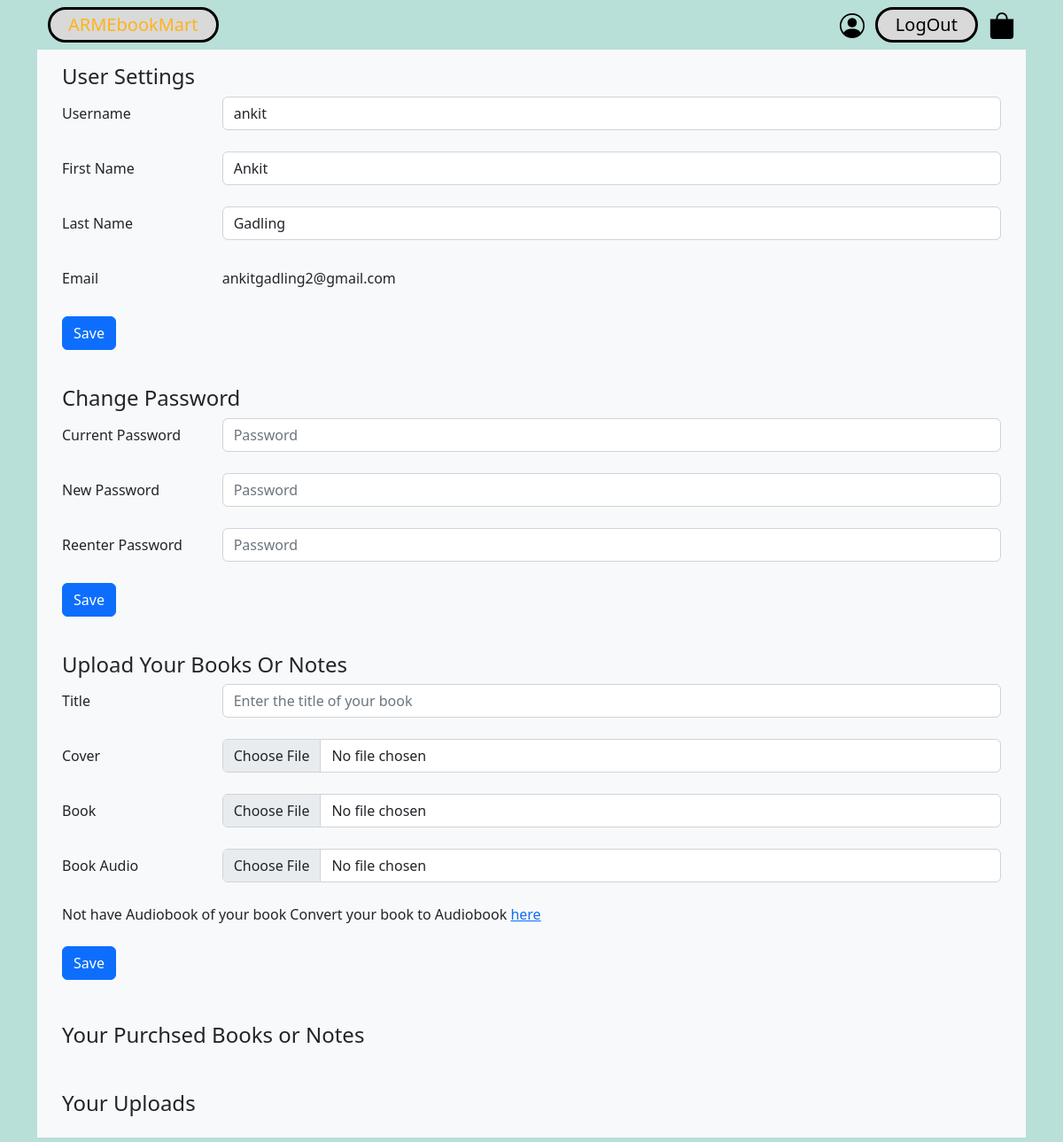
Page /user/ (signed in) on the earlier database version.
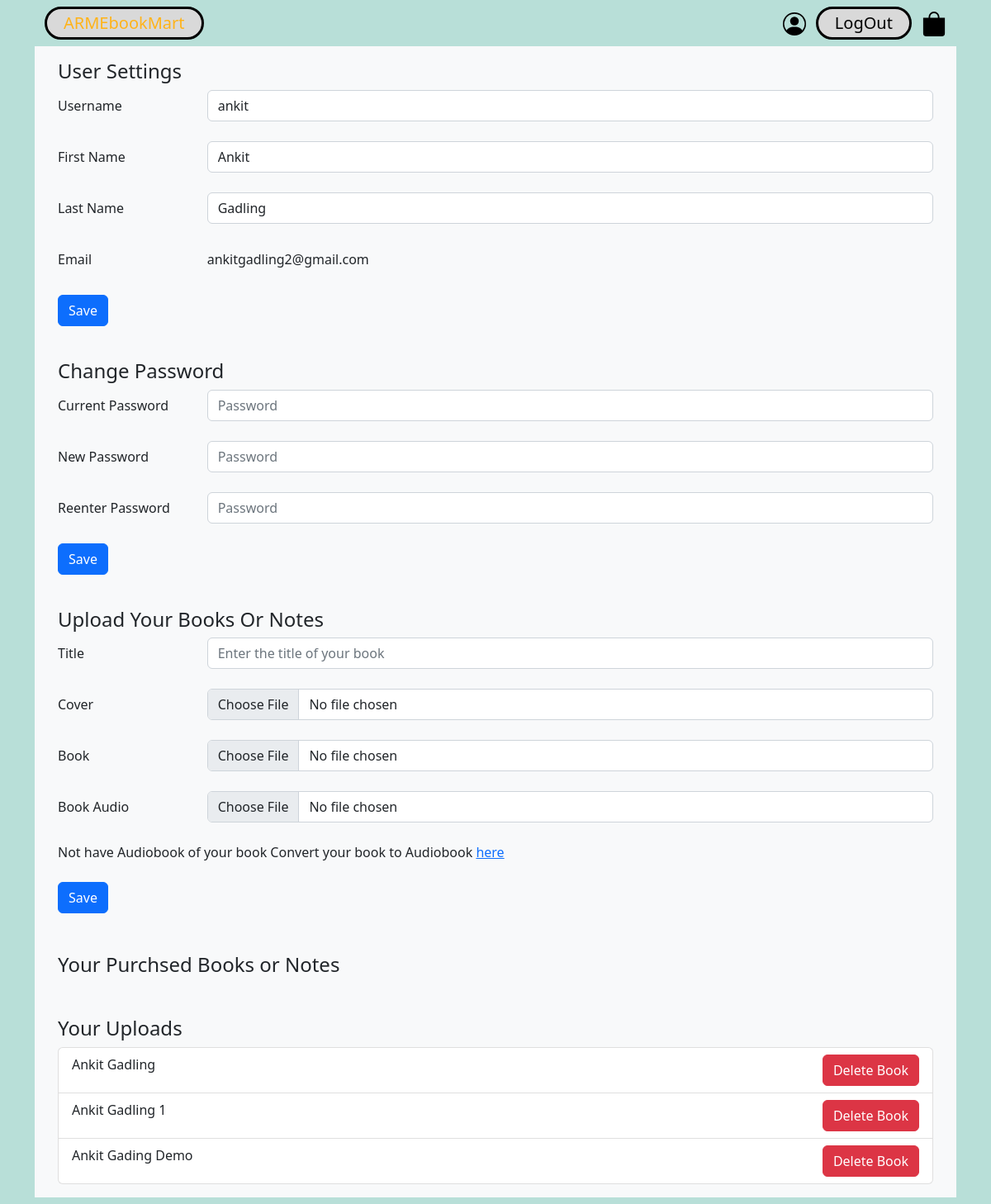
Same page on the later database version.
### ebooks/models.py (models this page shows, shortened)
class UserEbook(models.Model):
    author=models.ForeignKey(User, default=None,on_delete=models.CASCADE )
    title=models.CharField(max_length=50)
    price=models.FloatField()
    cover=models.ImageField(upload_to="media")
    book=models.FileField(upload_to="media")
    bookaudio=models.FileField(upload_to="media")
    slug=AutoSlugField(populate_from="title", unique=True , null=True )

### ebooks/views.py (the view)
# urls.py: path("user/", views.user),
def user(request):
	cart_items=CartItems.objects.all()
	cart_item_total=0
	for item in cart_items:
		cart_item_total+=1
	books={'books': UserEbook.objects.filter(author=request.user), 'cart_item_total': cart_item_total,'pbooks':Order.objects.filter(customer=request.user)}
	return render(request,"user.html", books)

### templates/user.html (shortened to what the changed rows need)
{% load static %}
<!doctype html>
<html lang="en">
<head>
  <link href="https://cdn.jsdelivr.net/npm/bootstrap@5.2.2/dist/css/bootstrap.min.css" rel="stylesheet"
>
  <link href="{% static 'styles/style.css' %}" rel="stylesheet">
</head>
<body>
  <div class="container">
    <div class="container" style="background-color:#f8f9fa;">
      <div class="p-3 mb-2">
        <ul class="list-group">
          {% if user.is_authenticated %}
          {% for E in books %}
          <li class="list-group-item"> {{ E.title }}
            <div class="float-end">
              <form action="delete_book" method="post" class="form-inline">
                <button type="submit" class="btn btn-danger" name="book_id" value="{{ E.id }}">Delete Book</button>
              </form>
            </div>
          </li>
          {% endfor %}
          {% else %}
          <li class="list-group-item"> Please login to se your upload
          </li>
          {% endif %}
        </ul>
      </div>
    </div>
  </div>
</body>
</html>

Differences in the rows shown:
added UserEbook: title "Ankit Gadling", {{ E.id }} 43 (drawn)
added UserEbook: title "Ankit Gadling 1", {{ E.id }} 44 (drawn)
added UserEbook: title "Ankit Gading Demo", {{ E.id }} 45 (drawn)
